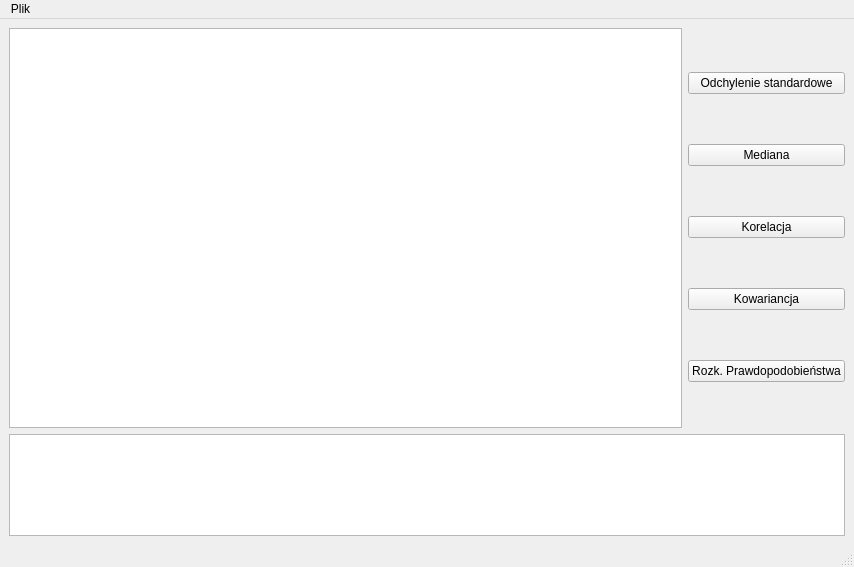
<?xml version="1.0" encoding="UTF-8"?>
<ui version="4.0">
 <class>MainWindow</class>
 <widget class="QMainWindow" name="MainWindow">
  <property name="geometry">
   <rect>
    <x>0</x>
    <y>0</y>
    <width>854</width>
    <height>567</height>
   </rect>
  </property>
  <property name="windowTitle">
   <string>MainWindow</string>
  </property>
  <widget class="QWidget" name="centralwidget">
   <layout class="QVBoxLayout" name="verticalLayout_2">
    <item>
     <layout class="QHBoxLayout" name="horizontalLayout">
      <item>
       <widget class="QTableWidget" name="excelWidget">
        <property name="minimumSize">
         <size>
          <width>0</width>
          <height>400</height>
         </size>
        </property>
       </widget>
      </item>
      <item>
       <layout class="QVBoxLayout" name="verticalLayout">
        <item>
         <widget class="QPushButton" name="pushButton_3">
          <property name="text">
           <string>Odchylenie standardowe</string>
          </property>
         </widget>
        </item>
        <item>
         <widget class="QPushButton" name="pushButton_5">
          <property name="text">
           <string>Mediana</string>
          </property>
         </widget>
        </item>
        <item>
         <widget class="QPushButton" name="pushButton_4">
          <property name="text">
           <string>Korelacja</string>
          </property>
         </widget>
        </item>
        <item>
         <widget class="QPushButton" name="pushButton">
          <property name="text">
           <string>Kowariancja</string>
          </property>
         </widget>
        </item>
        <item>
         <widget class="QPushButton" name="pushButton_2">
          <property name="text">
           <string>Rozk. Prawdopodobieństwa</string>
          </property>
         </widget>
        </item>
       </layout>
      </item>
     </layout>
    </item>
    <item>
     <spacer name="verticalSpacer">
      <property name="orientation">
       <enum>Qt::Vertical</enum>
      </property>
      <property name="sizeHint" stdset="0">
       <size>
        <width>20</width>
        <height>0</height>
       </size>
      </property>
     </spacer>
    </item>
    <item>
     <widget class="QListView" name="listView">
      <property name="minimumSize">
       <size>
        <width>0</width>
        <height>50</height>
       </size>
      </property>
      <property name="maximumSize">
       <size>
        <width>16777215</width>
        <height>150</height>
       </size>
      </property>
     </widget>
    </item>
   </layout>
  </widget>
  <widget class="QMenuBar" name="menubar">
   <property name="geometry">
    <rect>
     <x>0</x>
     <y>0</y>
     <width>854</width>
     <height>20</height>
    </rect>
   </property>
   <widget class="QMenu" name="menuLol">
    <property name="title">
     <string>Plik</string>
    </property>
    <addaction name="actionWczytaj_plik"/>
    <addaction name="actionZapisz_jako_pdf"/>
    <addaction name="actionWyjd"/>
   </widget>
   <addaction name="menuLol"/>
  </widget>
  <widget class="QStatusBar" name="statusbar"/>
  <action name="actionWczytaj_plik">
   <property name="text">
    <string>Wczytaj plik</string>
   </property>
  </action>
  <action name="actionZapisz_jako_pdf">
   <property name="text">
    <string>Zapisz jako pdf</string>
   </property>
  </action>
  <action name="actionWyjd">
   <property name="text">
    <string>Wyjdź</string>
   </property>
  </action>
 </widget>
 <resources/>
 <connections/>
</ui>
